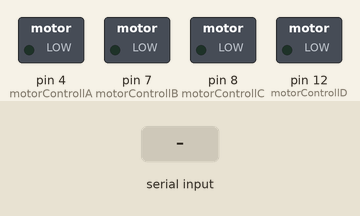
This sketch was run on a simulated Arduino Uno, built with avr-gcc and run on an emulated ATmega328P. Shown: switched loads named in the sketch (green lamp = pin HIGH). The test bench sets the inputs (shaded band). What the sketch prints to the serial monitor is not drawn.

Above: at 1.2 s.
1.3 s: "F" received over Serial
At 1.8 s:
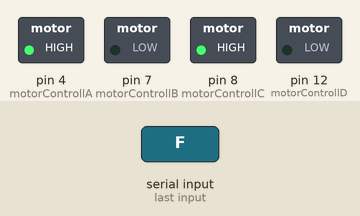
Timing chart, 0 to 4.3 s (numbered marks = the images above; inputs shaded):
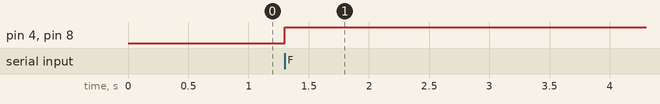

The sketch:

Forward_Motor.ino.ino
```cpp
int motorControllA = 4;
int motorControllB = 7;
int motorControllC = 8;
int motorControllD = 12;


void setup() {
  // put your setup code here, to run once:
  Serial.begin(9600);
  Serial.println(">> START<<");

  pinMode(motorControllA, OUTPUT);
  pinMode(motorControllB, OUTPUT);
  pinMode(motorControllC, OUTPUT);
  pinMode(motorControllD, OUTPUT);
}

void loop() {
  if(Serial.available() > 0)
  {
    char data;
    data = Serial.read();
    Serial.write(Serial.read());

    switch (data)
    {

      case 'F': //FORWARD
          digitalWrite(motorControllA, HIGH);
          digitalWrite(motorControllB, LOW);
          digitalWrite(motorControllC, HIGH);
          digitalWrite(motorControllD, LOW);
        break;


    }
  }
}
```

Measured:
- after the input at 1.3 s, pin 4 (motorControllA), pin 8 (motorControllC): LOW → HIGH at once
